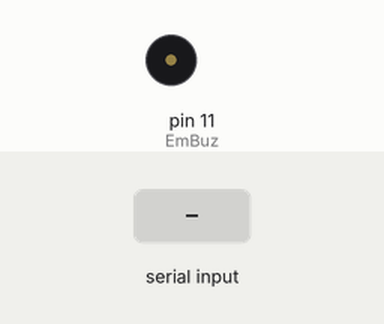
A sketch run on a simulated Arduino Uno, built with avr-gcc and run on an emulated ATmega328P. Parts: buzzer (waves = sounding). Inputs (shaded band) come from the test bench. What the sketch prints to the serial monitor is not drawn.

Above: at 1.2 s.
1.3 s: "1" received over Serial
At 1.7 s:
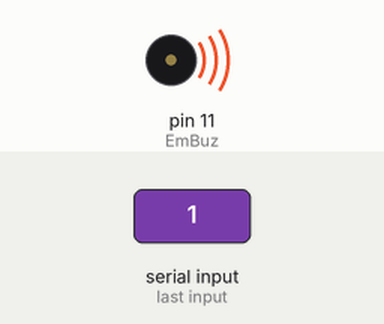
Timing chart, 0 to 4.3 s (numbered marks = the images above; inputs shaded):
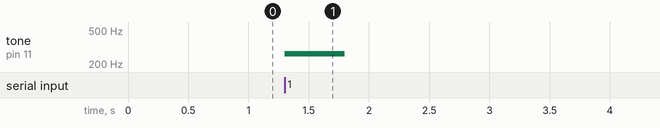

The sketch:

ngt_embuzzer.ino
```cpp
// Faya-Nugget Sample Code
// Date: 2015/01/27
// Module Name: Electromagnetic Buzzer
// Module Number: #ngt-mm-embuzr-1A
// Description:Use Serial-Monutor to control Electromagnetic Buzzer.

// Wiring: Module Pin ==> Arduino Pin
//                 BZ ==> D11


// define pins
#define EmBuz 11

void setup()
{
  //setup uart baud rate.
  Serial.begin(9600);
  pinMode(EmBuz, OUTPUT);

  Serial.println("Please enter number:");
  Serial.println("Do=1, Re=2, Mi=3, Fa=4, So=5, La=6, Si=7");
}

char ch=0;

void loop()
{

    // send data only when you receive data:
    if (Serial.available() > 0)
    {
        // read the Data:
         ch = Serial.read();
    }

    switch(ch)
    {
      case '1':      //Diatonic scale Do
         tone(EmBuz,262);
         delay(500);
         break;
      case '2':      //Diatonic scale Re
         tone(EmBuz,294);
         delay(500);
         break;
      case '3':      //Diatonic scale Mi
         tone(EmBuz,330);
         delay(500);
         break;
      case '4':      //Diatonic scale Fa
         tone(EmBuz,349);
         delay(500);
         break;
      case '5':      //Diatonic scale So
         tone(EmBuz,392);
         delay(500);
         break;
      case '6':      //Diatonic scale La
         tone(EmBuz,440);
         delay(500);
         break;
      case '7':      //Diatonic scale Si
         tone(EmBuz,494);
         delay(500);
         break;
    }

    noTone(EmBuz);
    ch=0;
}
```

Measured:
- after the input at 1.3 s, tone on pin 11 (EmBuz): silent → 262 Hz at once, → silent 0.50 s later
